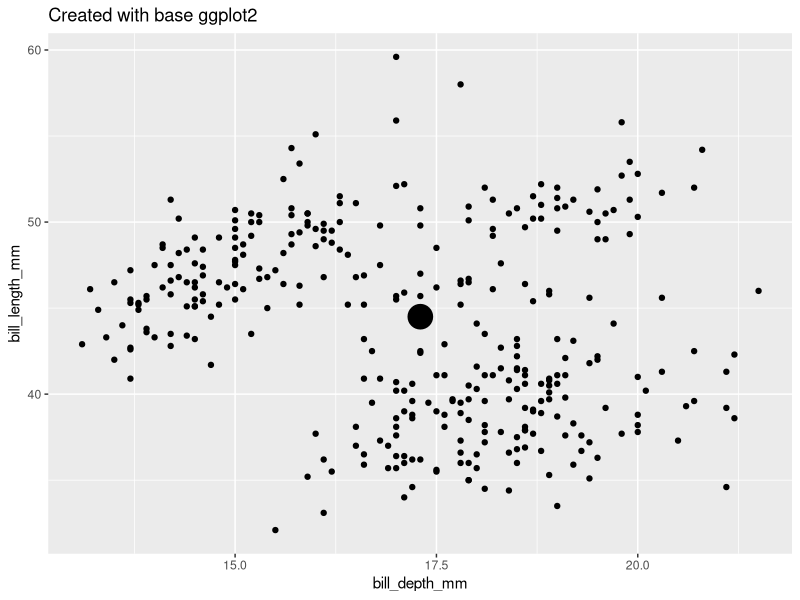
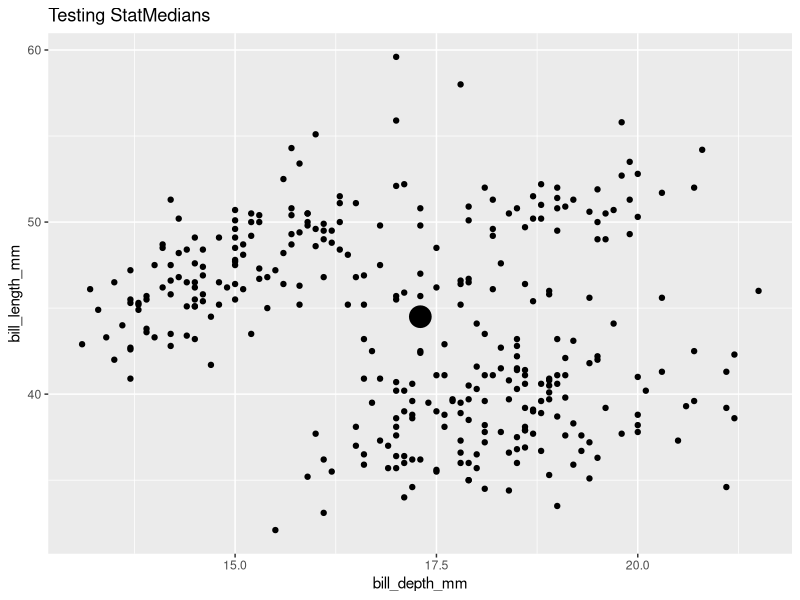
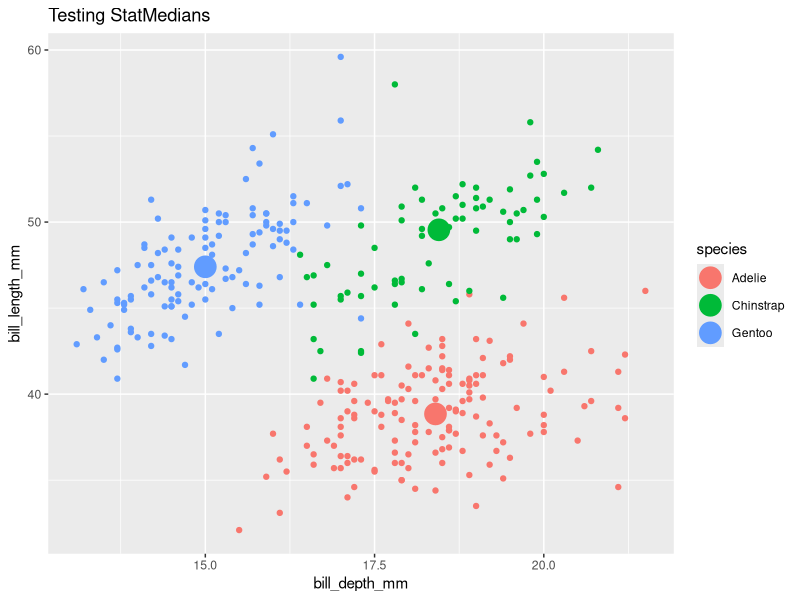
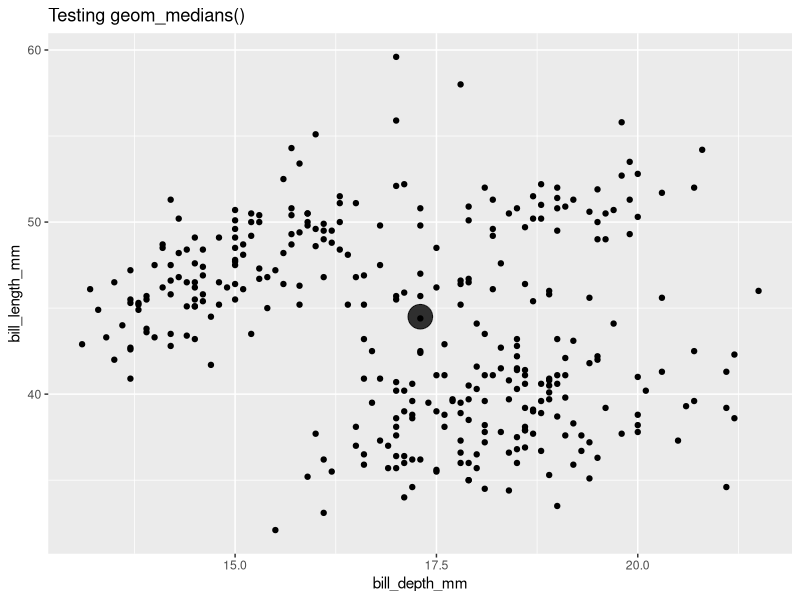
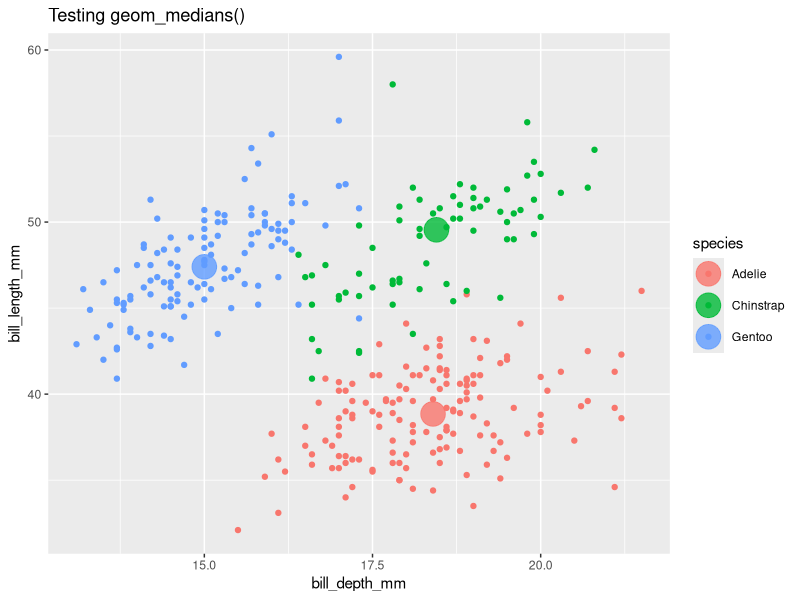
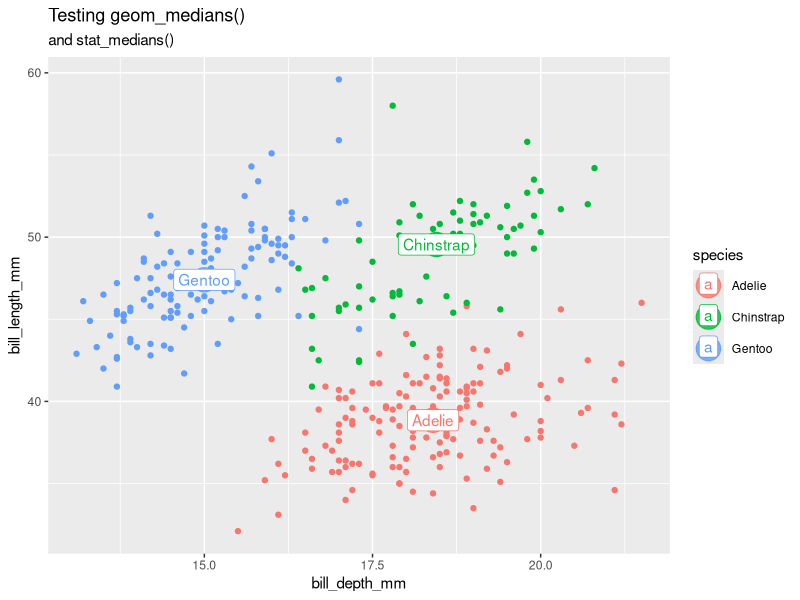

Here is the R script that generated these plots, in order:
## ---- chunk 1
#| label: setup
#| include: false 
knitr::opts_chunk$set(echo = TRUE, message = F, warning = F)
## ---- chunk 2
library(tidyverse)
library(palmerpenguins)
penguins <- remove_missing(penguins) 
## ---- chunk 3
#| label: penguins
# Compute.
penguins_medians <- penguins %>% 
  summarize(bill_length_mm_median = median(bill_length_mm),
            bill_depth_mm_median = median(bill_depth_mm))

# Plot.
penguins %>% 
  ggplot() + 
  aes(x = bill_depth_mm, y = bill_length_mm) + 
  geom_point() + 
  geom_point(data = penguins_medians,
             aes(x = bill_depth_mm_median,
                 y = bill_length_mm_median),
             size = 8) + 
  labs(title = "Created with base ggplot2")
## ---- chunk 4
layer_data(plot = last_plot(), 
           i = 2) # data from which layer?
## ---- chunk 5
#| label: compute_group_medians

# Define compute.
compute_group_medians <- function(data, scales){ 
  data %>% 
    summarize(x = median(x),
              y = median(y))
}
## ---- chunk 6
# Test compute. 
penguins %>%
  select(x = bill_depth_mm,  
         y = bill_length_mm) %>%  
  compute_group_medians()
## ---- chunk 7
#| label: StatMedians
StatMedians <- 
  ggplot2::ggproto(`_class` = "StatMedians", 
                   `_inherit` = ggplot2::Stat,
                   required_aes = c("x", "y"),
                   compute_group = compute_group_medians)
## ---- chunk 8
penguins %>% 
  ggplot() + 
  aes(x = bill_depth_mm,
      y = bill_length_mm) + 
  geom_point() + 
  geom_point(stat = StatMedians, size = 7) + 
  labs(title = "Testing StatMedians")
## ---- chunk 9
last_plot() + 
  aes(color = species)
## ---- chunk 10
#| label: geom_point_medians

# user-facing function
stat_medians <- function(mapping = NULL, data = NULL, 
                         geom = "point", position = "identity", 
                         ..., show.legend = NA, inherit.aes = TRUE) 
{
    layer(data = data, mapping = mapping, stat = StatMedians, 
        geom = geom, position = position, show.legend = show.legend, 
        inherit.aes = inherit.aes, params = rlang::list2(na.rm = FALSE, 
            ...))
}
## ---- chunk 11
geom_medians <- stat_medians
## ---- chunk 12
## Test user-facing.
penguins %>%
  ggplot() +
  aes(x = bill_depth_mm, y = bill_length_mm) +
  geom_point() +
  geom_medians(size = 8, alpha = .8)  + 
  labs(title = "Testing geom_medians()")
## ---- chunk 13
last_plot() + 
  aes(color = species) 
## ---- chunk 14
last_plot() + 
  stat_medians(geom = "label", aes(label = species))  + 
  labs(subtitle = "and stat_medians()")
## ---- chunk 15
library(tidyverse)

# Step 1. Define compute
compute_group_means <- function(data, scales){
  
  data |>
    summarise(x = mean(x), y = mean(y))
  
}

# Step 2. Define Stat
StatMeans = ggproto(`_class` = "StatMeans",
                    `_inherit` = Stat,
                    required_aes = c("x", "y"),
                    compute_group = compute_group_means)

# Step 3. Define user-facing functions

## define stat_*()
stat_medians <- function(mapping = NULL, data = NULL, 
                         geom = "point", position = "identity", 
                         ..., show.legend = NA, inherit.aes = TRUE) 
{
    layer(data = data, mapping = mapping, stat = StatMedians, 
        geom = geom, position = position, show.legend = show.legend, 
        inherit.aes = inherit.aes, params = rlang::list2(na.rm = FALSE, 
            ...))
}

## define geom_*()
geom_medians <- stat_medians
## ---- chunk 16
geom_medians_point <- function(...){geom_point(stat = StatMedians, ...)}
geom_medians_label <- function(...){geom_label(stat = StatMedians, ...)}
